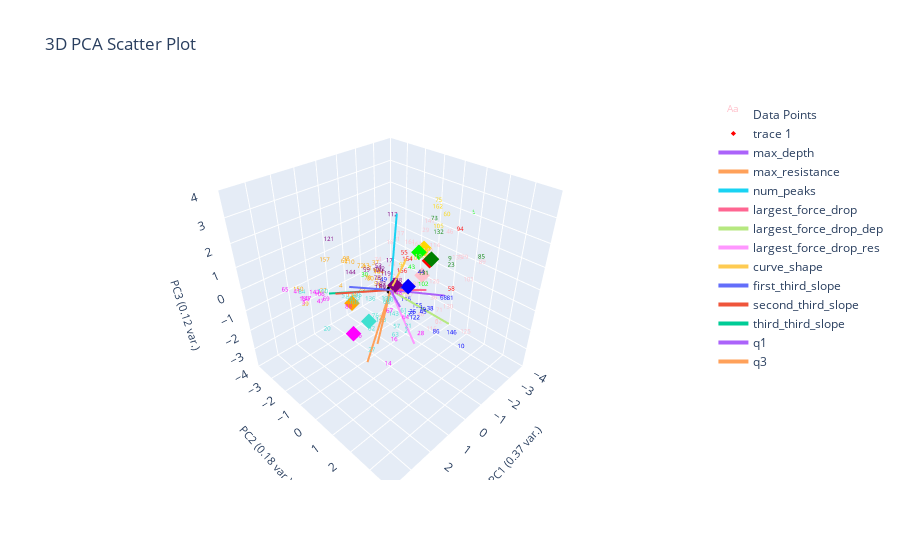

Notebook code for this chart:
### Markdown cell above
# Plot Un-corrected Labeling

### Code cell
plotting.plot_clusters_seperately(pseudo_labeled_data[f'pseudo_{ylabel_name}_nums'],
                                  curve_data, ylabel_name, cluster_category_names=list(ylabel_to_cluster_num.keys()),
                                  pseudo_corrections=marions_labeled_data)
plotting.plot_clusters_seperately(pseudo_labeled_data[f'pseudo_{ylabel_name}_nums'],
                                  curve_data, ylabel_name, cluster_category_names=list(ylabel_to_cluster_num.keys()),)
plotting.plot_clusters_seperately(pseudo_labeled_data[f'pseudo_{ylabel_name}_nums'],
                                  curve_data, ylabel_name, cluster_category_names=list(ylabel_to_cluster_num.keys()),
                                  bold_idxs=marions_labeled_data.index)
plotting.plot_pca(pseudo_labeled_data, pseudo_labeled_data[f'pseudo_{ylabel_name}_nums'], graph_title="Clustering Un-corrected Pseudo Labeled Data", num_pc=3, ylabel_name=ylabel_name, centroids=label_centroids)

### Figure 1 — Plotly figure (JSON) as saved in the notebook; plotly's stock layout.template omitted (floating-point values rounded to 4 significant figures; data arrays with more than 128 entries replaced by an {"elided": "..."} marker saying what was removed)
{"data": [{"mode": "text", "name": "Data Points", "text": {"elided": "164 str values"}, "textfont": {"color": {"elided": "164 str values"}, "size": 6}, "type": "scatter3d", "x": {"elided": "164 float values"}, "y": {"elided": "164 float values"}, "z": {"elided": "164 float values"}}, {"marker": {"color": ["red", "gold", "blue", "green", "purple", "pink", "turquoise", "orange", "lime", "magenta"], "size": 4, "symbol": "diamond"}, "mode": "markers", "type": "scatter3d", "x": [-1.914, -2.839, -0.29, -1.172, 0.05217, -1.738, 1.476, 0.6828, -2.136, 2.59], "y": [0.2417, -0.85, 0.623, 0.9358, 0.2905, 0.0433, 0.3648, -1.508, -0.5232, 0.8278], "z": [0.5727, 0.3056, 0.3283, 1.266, 0.3955, -0.1195, -0.4545, -1.058, 0.5472, -0.07606]}, {"marker": {"color": "black", "size": 3}, "mode": "markers", "name": "Origin", "showlegend": false, "type": "scatter3d", "x": [0], "y": [0], "z": [0]}, {"line": {"width": 4}, "mode": "lines+text", "name": "max_depth", "textposition": "top center", "type": "scatter3d", "x": [0, -1.88], "y": [0, 1.138], "z": [0, -0.6427]}, {"line": {"width": 4}, "mode": "lines+text", "name": "max_resistance", "textposition": "top center", "type": "scatter3d", "x": [0, 1.512], "y": [0, 0.2512], "z": [0, -2.541]}, {"line": {"width": 4}, "mode": "lines+text", "name": "num_peaks", "textposition": "top center", "type": "scatter3d", "x": [0, -0.6633], "y": [0, -0.3473], "z": [0, 2.817]}, {"line": {"width": 4}, "mode": "lines+text", "name": "largest_force_drop", "textposition": "top center", "type": "scatter3d", "x": [0, -1.08], "y": [0, 0.8553], "z": [0, -0.1112]}, {"line": {"width": 4}, "mode": "lines+text", "name": "largest_force_drop_dep", "textposition": "top center", "type": "scatter3d", "x": [0, -0.8607], "y": [0, 2.208], "z": [0, -0.8703]}, {"line": {"width": 4}, "mode": "lines+text", "name": "largest_force_drop_res", "textposition": "top center", "type": "scatter3d", "x": [0, 1.124], "y": [0, 2.275], "z": [0, -0.5548]}, {"line": {"width": 4}, "mode": "lines+text", "name": "curve_shape", "textposition": "top center", "type": "scatter3d", "x": [0, 0.9596], "y": [0, 1.661], "z": [0, 2.515]}, {"line": {"width": 4}, "mode": "lines+text", "name": "first_third_slope", "textposition": "top center", "type": "scatter3d", "x": [0, 1.947], "y": [0, -0.03818], "z": [0, 1.083]}, {"line": {"width": 4}, "mode": "lines+text", "name": "second_third_slope", "textposition": "top center", "type": "scatter3d", "x": [0, 1.871], "y": [0, -0.9511], "z": [0, 0.297]}, {"line": {"width": 4}, "mode": "lines+text", "name": "third_third_slope", "textposition": "top center", "type": "scatter3d", "x": [0, 1.367], "y": [0, -2.056], "z": [0, -0.5139]}, {"line": {"width": 4}, "mode": "lines+text", "name": "q1", "textposition": "top center", "type": "scatter3d", "x": [0, 1.349], "y": [0, 1.793], "z": [0, 0.8902]}, {"line": {"width": 4}, "mode": "lines+text", "name": "q3", "textposition": "top center", "type": "scatter3d", "x": [0, 1.916], "y": [0, 1.278], "z": [0, -0.6884]}], "layout": {"autosize": true, "scene": {"aspectmode": "cube", "xaxis": {"range": [-4, 4], "title": {"font": {"size": 11}, "text": "PC1 (0.37 var.)"}}, "yaxis": {"range": [-4, 4], "title": {"font": {"size": 11}, "text": "PC2 (0.18 var.)"}}, "zaxis": {"range": [-4, 4], "title": {"font": {"size": 11}, "text": "PC3 (0.12 var.)"}}}, "title": {"text": "3D PCA Scatter Plot"}}}
